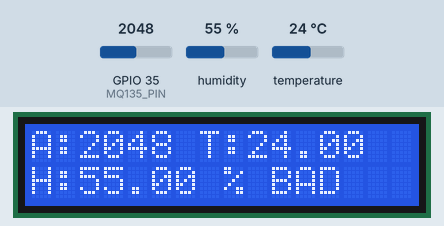
Recording of a sketch running on a simulated ESP32. Shown: 16×2 character LCD. Inputs (shaded band) come from the test bench; at power-on: GPIO 35 (MQ135_PIN) = 2048, humidity 55 %, temperature 24 °C. WiFi joins after 1.5 s; servers stay silent unless stated; what the sketch prints to the serial monitor is not drawn.

Above: at 2.7 s.
2.8 s: GPIO 35 (MQ135_PIN) set to 322
At 4.0 s:
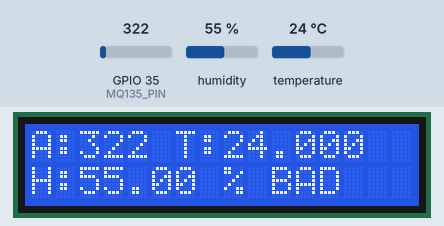
5.5 s: GPIO 35 (MQ135_PIN) set to 271
At 6.1 s:
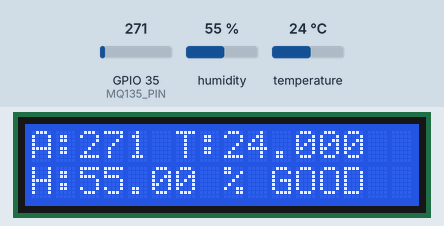
8.2 s: GPIO 35 (MQ135_PIN) set to 340
At 10.4 s:
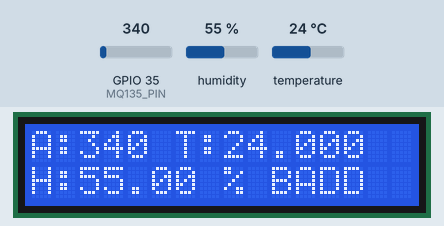
11.3 s: humidity set to 22 %
At 12.5 s:
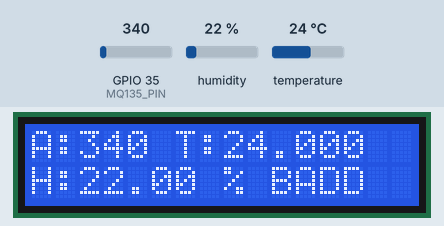
14.0 s: temperature set to 12 °C
At 16.7 s:
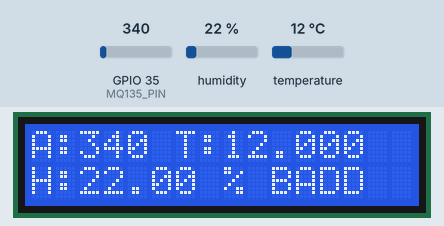
17.4 s: humidity set to 40 %
At 18.8 s:
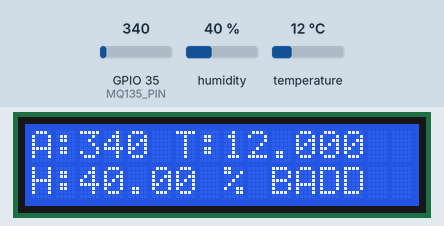
Timing chart, 0 to 20.4 s (numbered marks = the images above; inputs shaded):
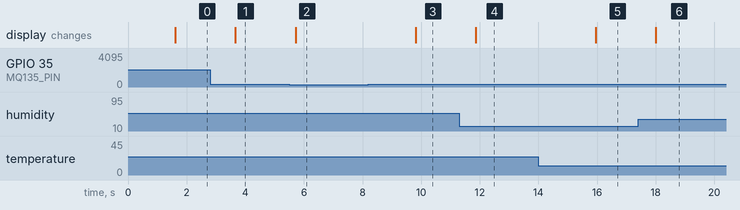

Measured:
- the behaviour switches between 301 and 300 on GPIO 35 (MQ135_PIN) (found by bisection; images 1 and 2)
- after the input at 2.8 s, the display: changes after 0.86 s (image 1)
- after the input at 5.5 s, the display: changes after 0.21 s (image 2)
- after the input at 8.2 s, the display: changes after 1.6 s (image 3)
- after the input at 11.3 s, the display: changes after 0.56 s (image 4)
- after the input at 14.0 s, the display: changes after 2.0 s (image 5)
- after the input at 17.4 s, the display: changes after 0.61 s (image 6)

The sketch:

the-clean-code.ino
```cpp
// Project: Rattlestone - Env Monitor (Air + Temp + Humidity)
// Devices: ESP32 + MQ135 + DHT11 + LCD + Web Server

#include <Wire.h>
#include <LiquidCrystal_I2C.h>
#include <WiFi.h>
#include <DHT.h>

#define MQ135_PIN 35
#define DHTPIN 4
#define DHTTYPE DHT11

LiquidCrystal_I2C lcd(0x27, 16, 2);
DHT dht(DHTPIN, DHTTYPE);

const char* ssid = "YOUR_SSID";
const char* password = "YOUR_PASSWORD";
WiFiServer server(80);

void setup() {
  Serial.begin(115200);
  Wire.begin();
  lcd.init();
  lcd.backlight();
  dht.begin();

  WiFi.begin(ssid, password);
  while (WiFi.status() != WL_CONNECTED) {
    delay(500);
    Serial.print(".");
  }

  Serial.println("\nWiFi connected");
  Serial.print("IP Address: ");
  Serial.println(WiFi.localIP());
  server.begin();
}

void loop() {
  int airValue = analogRead(MQ135_PIN);
  float temp = dht.readTemperature();
  float hum = dht.readHumidity();
  String statusText = (airValue > 300) ? "BAD" : "GOOD";

  lcd.setCursor(0, 0);
  lcd.print("A:"); lcd.print(airValue);
  lcd.print(" T:"); lcd.print(temp);

  lcd.setCursor(0, 1);
  lcd.print("H:"); lcd.print(hum);
  lcd.print(" % "); lcd.print(statusText);

  WiFiClient client = server.available();
  if (client) {
    String header = "";
    while (client.connected()) {
      if (client.available()) {
        char c = client.read();
        header += c;
        if (c == '\n') break;
      }
    }

    client.println("HTTP/1.1 200 OK");
    client.println("Content-type:text/html");
    client.println();
    client.println("<html><head><meta http-equiv='refresh' content='2'></head><body style='font-family:Arial;'>");
    client.println("<h2>Project Rattlestone - Env Monitor</h2>");
    client.println("<p><b>Air Value:</b> " + String(airValue) + "</p>");
    client.println("<p><b>Status:</b> " + statusText + "</p>");
    client.println("<p><b>Temperature:</b> " + String(temp) + " °C</p>");
    client.println("<p><b>Humidity:</b> " + String(hum) + " %</p>");
    client.println("</body></html>");
    client.println();

    client.stop();
  }

  delay(2000);
}
```
